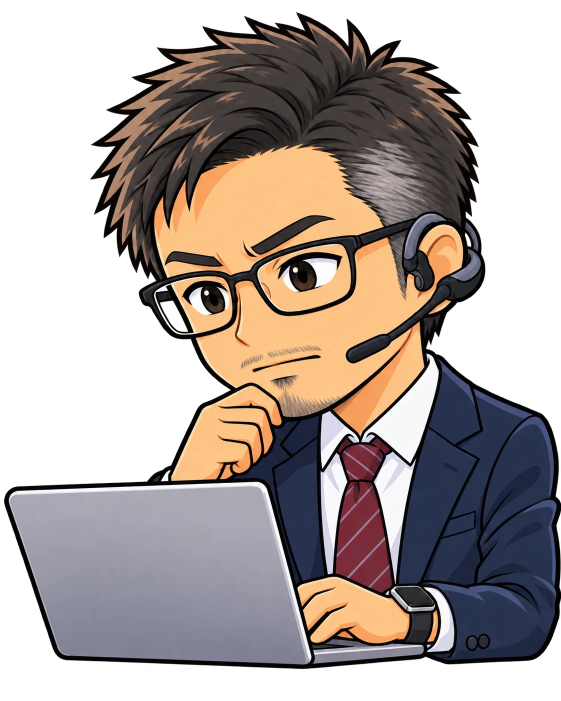
#> input picture company/design/assets/shin.webp, 1122 x 1402 px (shown at 1/2 size)
$ python make_icon.py out.png
#> lines starting #> are read from the running program, lines starting #| are printed output that depends on the picture; after the words box and inside, x2 and y2 are one past the last pixel; in counts of white or black regions, pixels touching at a corner belong together
"""左下のシンのアイコン（動画中ずっと出す）生成

使い方:
  python3 make_icon.py 出力.png

出力は透過PNG（1920x1080）。左下にシンの顔の丸アイコン（水色の発光フチ）。
全画面サイズなので、動画編集ソフトで位置合わせせずにそのまま重ねるだけでOK。
"""
import os
import sys

import cv2
import numpy as np
from PIL import Image, ImageDraw

D = os.path.dirname(os.path.abspath(__file__))
W, H = 1920, 1080
CYAN = (60, 220, 255)
SIZE = 200  # アイコンの直径
MARGIN = 44


def make():
    shin = Image.open(os.path.join(D, "assets", "shin.webp")).convert("RGBA")
#> shin is the input picture: PIL image 1122x1402 RGBA; mean R, G, B, A 77, 67, 62.3, 155.7
    # 顔まわりを正方形で切り出す
    cx, cy, r = 590, 470, 390
    face = shin.crop((cx - r, cy - r, cx + r, cy + r))
    bg = Image.new("RGBA", face.size, (245, 240, 230, 255))
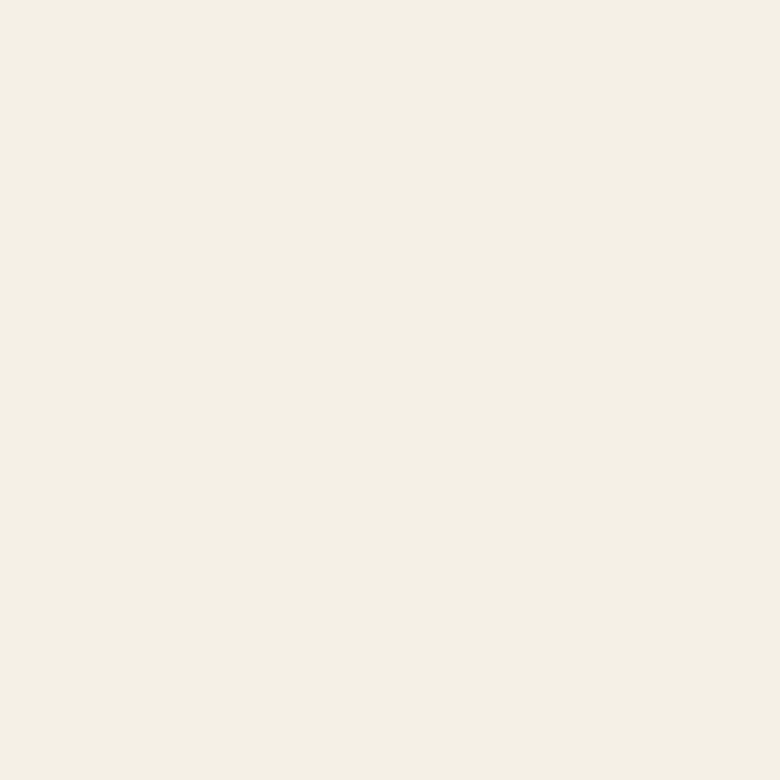
#> bg: PIL image 780x780 RGBA; mean R, G, B, A 245, 240, 230, 255
    bg.alpha_composite(face)
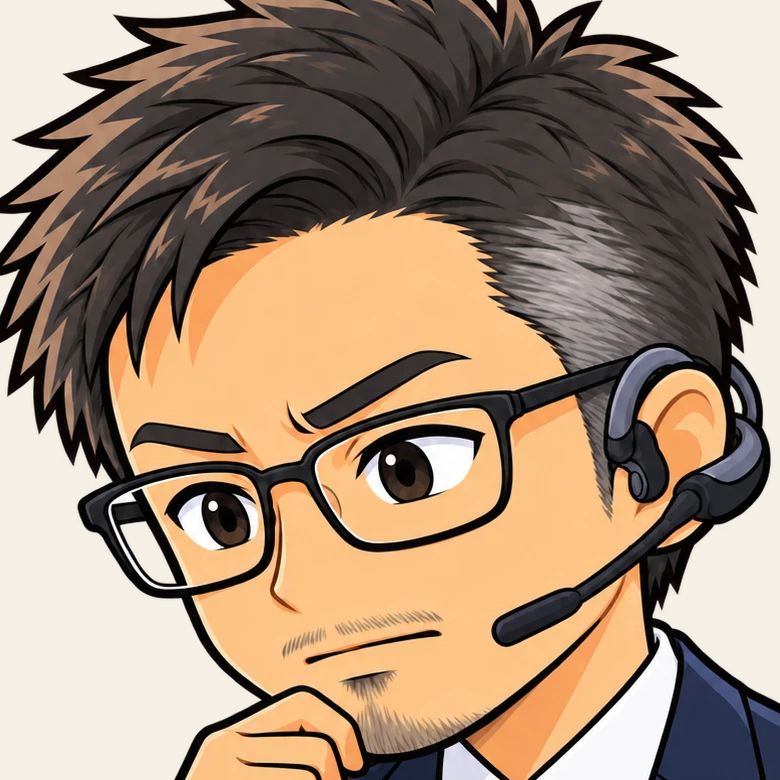
#> bg: PIL image 780x780 RGBA; mean R, G, B, A 159.7, 137.2, 115.3, 255
    face = bg.resize((SIZE, SIZE), Image.LANCZOS)
#> face: PIL image 200x200 RGBA
    mask = Image.new("L", (SIZE * 4, SIZE * 4), 0)
#> mask: PIL image 800x800 L; every value is 0
    ImageDraw.Draw(mask).ellipse((0, 0, SIZE * 4 - 1, SIZE * 4 - 1), fill=255)
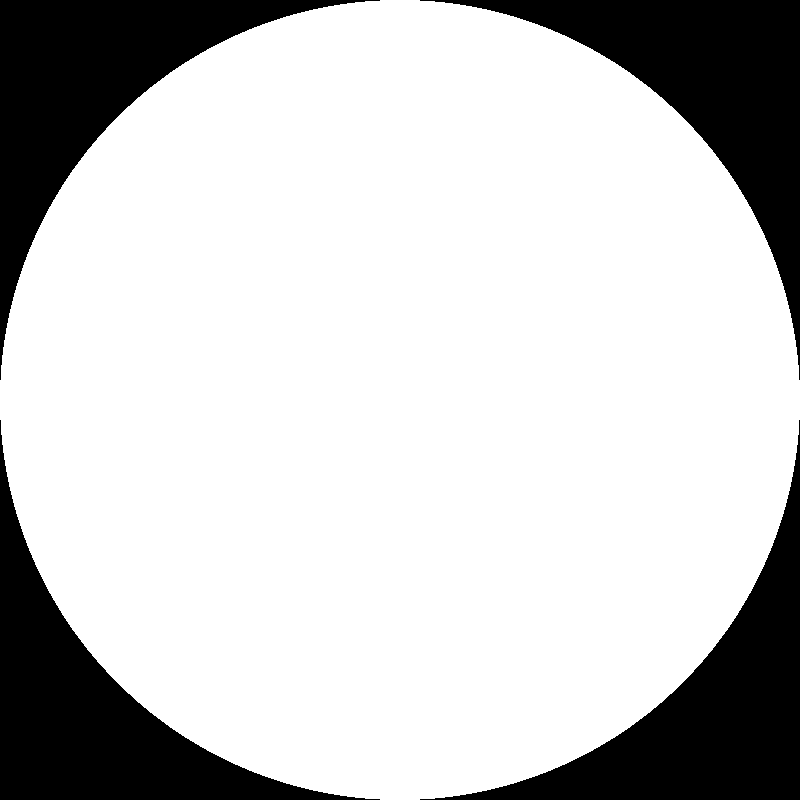
#> mask: PIL image 800x800 L; 78.5% white; 4 black regions, box (x1, y1, x2, y2) and area: (0, 0, 380, 380) 34365, (420, 0, 800, 380) 34365, (0, 420, 380, 800) 34365, (420, 420, 800, 800) 34365
    mask = mask.resize((SIZE, SIZE), Image.LANCZOS)
#> mask: PIL image 200x200 L
    face.putalpha(mask)
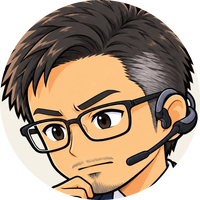
#> face: PIL image 200x200 RGBA; mean R, G, B, A 159.7, 137.4, 115.5, 200.2; transparent parts drawn white

    im = Image.new("RGBA", (W, H), (0, 0, 0, 0))
#> im: PIL image 1920x1080 RGBA; every value is 0
    x, y = MARGIN, H - MARGIN - SIZE
    # 水色の発光フチ
    ring = np.zeros((H, W), np.float32)
    c = (x + SIZE // 2, y + SIZE // 2)
    cv2.circle(ring, c, SIZE // 2 + 3, 255, 6, cv2.LINE_AA)
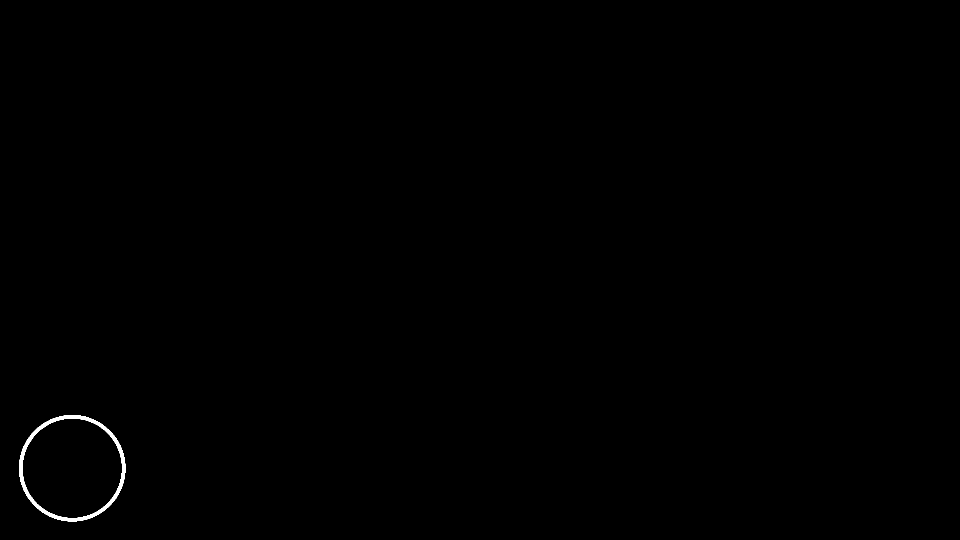
#> ring: shape (1080, 1920) float32 (shown at 1/2 size); 0.22% white; 1 white region, box (x1, y1, x2, y2) and area: (38, 830, 251, 1043) 4524
    glow = cv2.GaussianBlur(ring, (0, 0), 10) * 1.6 + ring
    g = Image.new("RGBA", (W, H), CYAN + (255,))
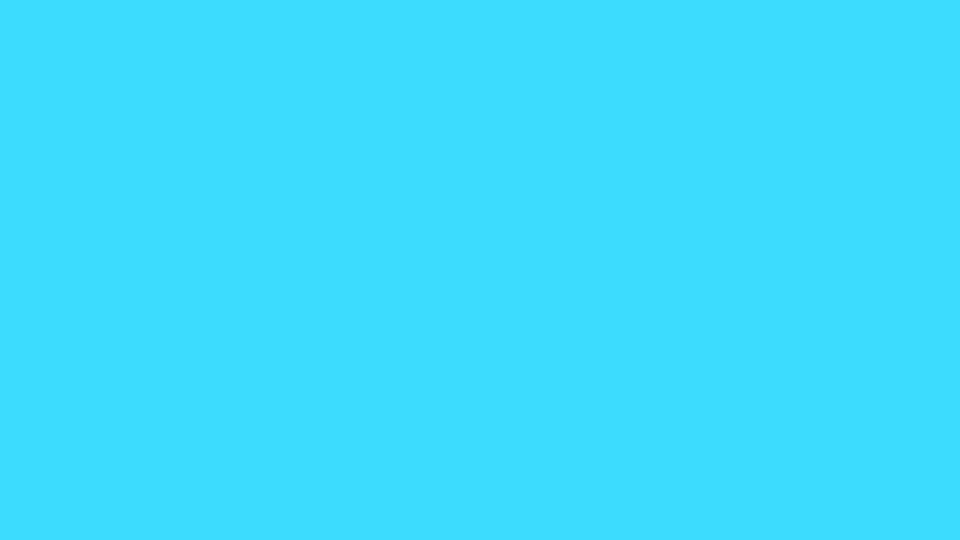
#> g: PIL image 1920x1080 RGBA (shown at 1/2 size); mean R, G, B, A 60, 220, 255, 255
    g.putalpha(Image.fromarray(np.clip(glow, 0, 255).astype(np.uint8)))
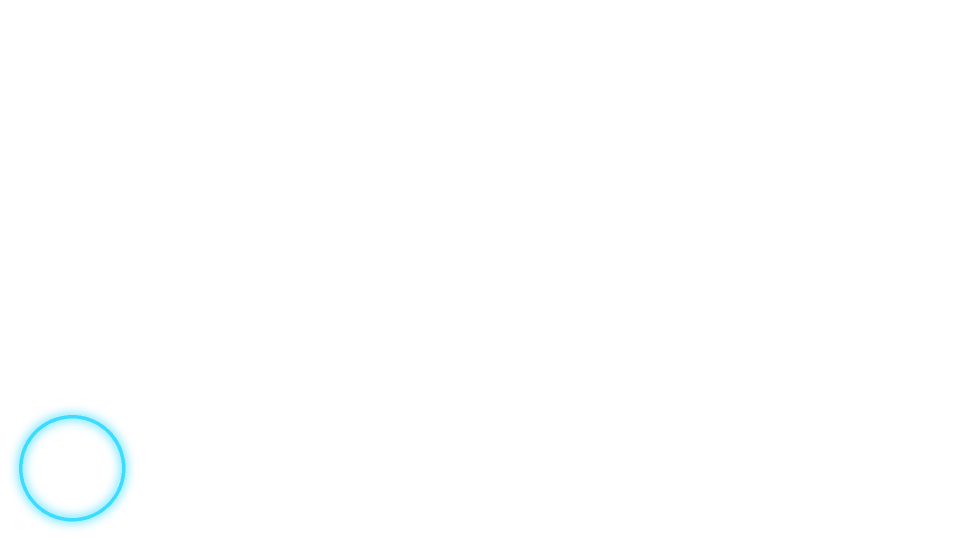
#> g: PIL image 1920x1080 RGBA (shown at 1/2 size); mean R, G, B, A 60, 220, 255, 1.2; transparent parts drawn white
    im.alpha_composite(g)
    im.alpha_composite(face, (x, y))
    return im


def main():
    if len(sys.argv) < 2:
        sys.exit(__doc__)
    make().save(sys.argv[1])


if __name__ == "__main__":
    main()

$ run again, with company/design/assets/end_bg_study.webp copied over company/design/assets/shin.webp
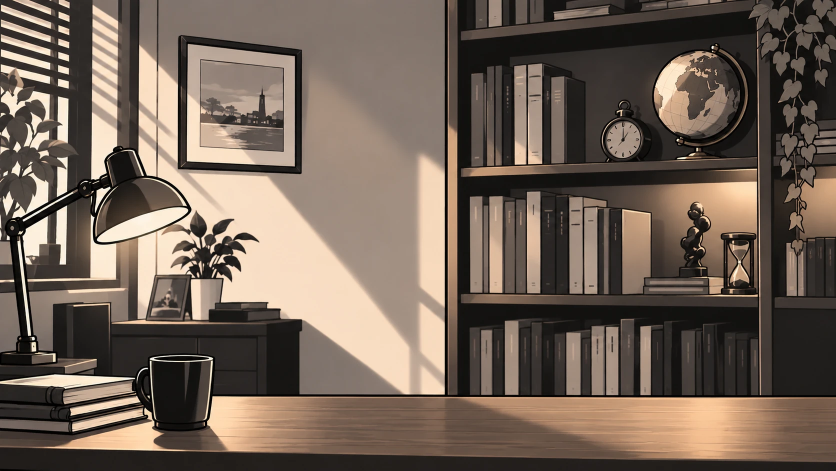
#> input picture company/design/assets/end_bg_study.webp, 1672 x 941 px (shown at 1/2 size)
#> in make, `face = bg.resize((SIZE, SIZE), Image.LANCZOS)`:
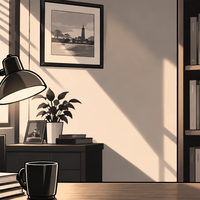
#> face: PIL image 200x200 RGBA; mean R, G, B, A 144.8, 127.8, 113.4, 255
#> in make, `face.putalpha(mask)`:
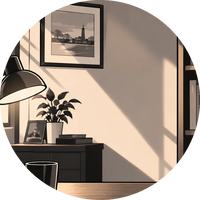
#> face: PIL image 200x200 RGBA; mean R, G, B, A 144.8, 127.8, 113.4, 200.2; transparent parts drawn white
#> ring: shape (1080, 1920) float32; 0.22% white; 1 white region, box (x1, y1, x2, y2) and area: (38, 830, 251, 1043) 4524

$ run again, with company/design/assets/me_plant.png saved as company/design/assets/shin.webp
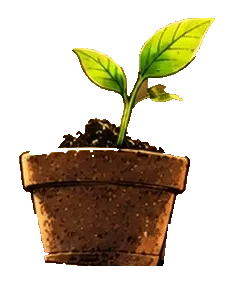
#> input picture company/design/assets/me_plant.png, 230 x 290 px
#> in make, shin is the input picture: PIL image 230x290 RGBA; mean R, G, B, A 129.1, 93.2, 43.7, 89.3
#> in make, `face.putalpha(mask)`:
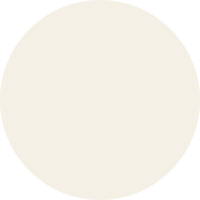
#> face: PIL image 200x200 RGBA; mean R, G, B, A 245, 240, 230, 200.2; transparent parts drawn white
#> ring: shape (1080, 1920) float32; 0.22% white; 1 white region, box (x1, y1, x2, y2) and area: (38, 830, 251, 1043) 4524
